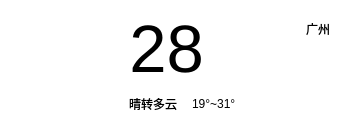
   <widget class="QWidget" name="widget_3" native="true">
    <property name="geometry">
     <rect>
      <x>10</x>
      <y>70</y>
      <width>341</width>
      <height>121</height>
     </rect>
    </property>
    <property name="styleSheet">
     <string notr="true">background-color: rgba(157, 133, 255, 0);
border-radius: 15px</string>
    </property>
    <layout class="QHBoxLayout" name="horizontalLayout_3">
     <property name="spacing">
      <number>8</number>
     </property>
     <item>
      <widget class="QLabel" name="lblTypeIcon">
       <property name="minimumSize">
        <size>
         <width>110</width>
         <height>110</height>
        </size>
       </property>
       <property name="maximumSize">
        <size>
         <width>110</width>
         <height>110</height>
        </size>
       </property>
       <property name="styleSheet">
        <string notr="true">background-color: rgba(255, 255, 255, 0);</string>
       </property>
       <property name="text">
        <string/>
       </property>
       <property name="pixmap">
        <pixmap resource="image.qrc">:/res/type/DuoYun.png</pixmap>
       </property>
       <property name="scaledContents">
        <bool>true</bool>
       </property>
       <property name="alignment">
        <set>Qt::AlignCenter</set>
       </property>
      </widget>
     </item>
     <item>
      <layout class="QVBoxLayout" name="verticalLayout_2">
       <property name="spacing">
        <number>0</number>
       </property>
       <item>
        <layout class="QHBoxLayout" name="horizontalLayout_2">
         <item>
          <widget class="QLabel" name="lblTemp">
           <property name="font">
            <font>
             <family>Arial</family>
             <pointsize>50</pointsize>
             <italic>false</italic>
             <bold>false</bold>
            </font>
           </property>
           <property name="styleSheet">
            <string notr="true">color: rgb(0, 0, 0);
font: 50pt &quot;Arial&quot;;
background-color: rgba(0, 255, 255, 0);</string>
           </property>
           <property name="text">
            <string>28</string>
           </property>
           <property name="scaledContents">
            <bool>true</bool>
           </property>
           <property name="alignment">
            <set>Qt::AlignCenter</set>
           </property>
          </widget>
         </item>
         <item>
          <spacer name="horizontalSpacer_2">
           <property name="orientation">
            <enum>Qt::Horizontal</enum>
           </property>
           <property name="sizeHint" stdset="0">
            <size>
             <width>40</width>
             <height>20</height>
            </size>
           </property>
          </spacer>
         </item>
         <item>
          <layout class="QVBoxLayout" name="verticalLayout">
           <property name="topMargin">
            <number>0</number>
           </property>
           <property name="bottomMargin">
            <number>40</number>
           </property>
           <item>
            <widget class="QLabel" name="lblCity">
             <property name="styleSheet">
              <string notr="true">font: 12pt &quot;Microsoft YaHei UI&quot;;
background-color: rgba(255, 255, 255,0);
color: rgb(0, 0, 0);</string>
             </property>
             <property name="text">
              <string>广州</string>
             </property>
             <property name="alignment">
              <set>Qt::AlignRight|Qt::AlignTrailing|Qt::AlignVCenter</set>
             </property>
            </widget>
           </item>
          </layout>
         </item>
        </layout>
       </item>
       <item>
        <layout class="QHBoxLayout" name="horizontalLayout">
         <property name="spacing">
          <number>6</number>
         </property>
         <property name="sizeConstraint">
          <enum>QLayout::SetDefaultConstraint</enum>
         </property>
         <item>
          <widget class="QLabel" name="lblType">
           <property name="sizePolicy">
            <sizepolicy hsizetype="Preferred" vsizetype="Preferred">
             <horstretch>0</horstretch>
             <verstretch>0</verstretch>
            </sizepolicy>
           </property>
           <property name="styleSheet">
            <string notr="true">background-color: rgba(255, 255, 255,0);
font: 12pt &quot;微软雅黑&quot;;
color: rgb(0, 0, 0);</string>
           </property>
           <property name="text">
            <string>晴转多云</string>
           </property>
           <property name="scaledContents">
            <bool>true</bool>
           </property>
           <property name="alignment">
            <set>Qt::AlignLeading|Qt::AlignLeft|Qt::AlignVCenter</set>
           </property>
          </widget>
         </item>
         <item>
          <widget class="Line" name="line">
           <property name="minimumSize">
            <size>
             <width>0</width>
             <height>15</height>
            </size>
           </property>
           <property name="maximumSize">
            <size>
             <width>16777215</width>
             <height>15</height>
            </size>
           </property>
           <property name="styleSheet">
            <string notr="true">color: rgb(255, 0, 0);</string>
           </property>
           <property name="orientation">
            <enum>Qt::Vertical</enum>
           </property>
          </widget>
         </item>
         <item>
          <widget class="QLabel" name="lblLowHigh">
           <property name="styleSheet">
            <string notr="true">background-color: rgba(255, 255, 255,0);
font: 12pt &quot;微软雅黑&quot;;
color: rgb(0, 0, 0);</string>
           </property>
           <property name="text">
            <string>19°~31°</string>
           </property>
           <property name="alignment">
            <set>Qt::AlignLeading|Qt::AlignLeft|Qt::AlignVCenter</set>
           </property>
          </widget>
         </item>
         <item>
          <spacer name="horizontalSpacer">
           <property name="orientation">
            <enum>Qt::Horizontal</enum>
           </property>
           <property name="sizeHint" stdset="0">
            <size>
             <width>40</width>
             <height>20</height>
            </size>
           </property>
          </spacer>
         </item>
        </layout>
       </item>
      </layout>
     </item>
    </layout>
   </widget>
